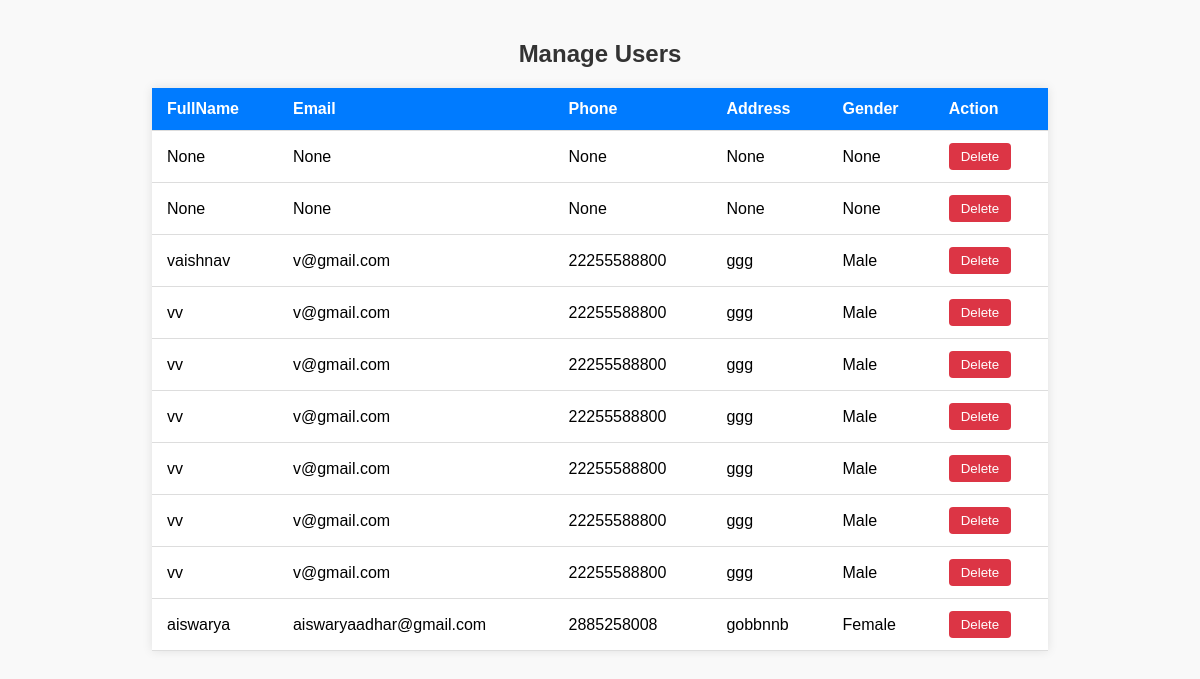
/users, run on an earlier commit of the app's database.
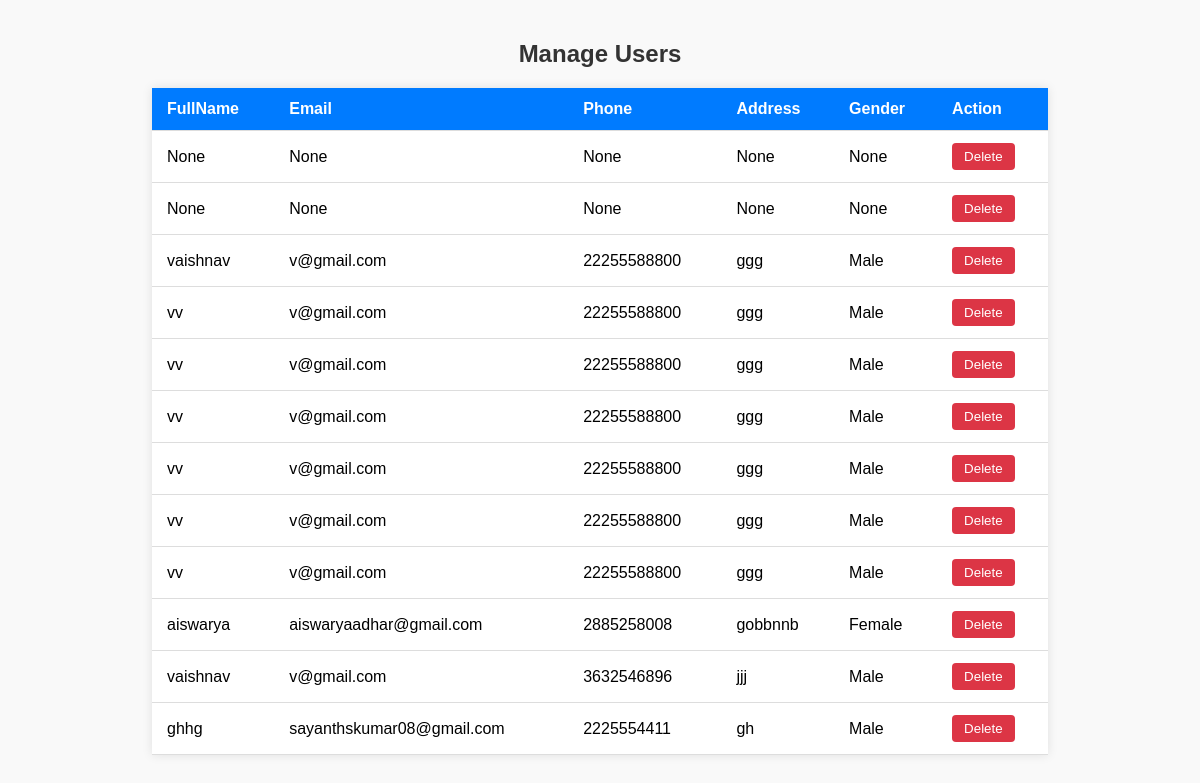
And on a later commit of the database.
### diaryapp/models.py (models this page shows)
class UserModel(models.Model):
    LOGINID = models.ForeignKey(LoginModel, on_delete=models.CASCADE, null=True, blank=True)
    FullName = models.CharField(max_length=100, null=True, blank=True)
    Email = models.CharField(max_length=100, null=True, blank=True)
    Phone = models.BigIntegerField(null=True, blank=True)
    Address = models.TextField(null=True, blank=True)
    Gender = models.CharField(null=True, blank=True, max_length=100)

### diaryapp/views.py (the view)
# urls.py: path('users',UserView.as_view(), name='users'),
class UserView(View):
     def get(self,request):
        c=UserModel.objects.all()
        return render(request,'administration/users.html',{'use':c})

### templates/administration/users.html (shortened to what this page needs)
<!DOCTYPE html>
<html lang="en">
<head>
</head>
<body>
  <h2>Manage Users</h2>
  <table id="usersTable">
    <thead>
      <tr>
        <th>FullName</th>
        <th>Email</th>
        <th>Phone</th>
        <th>Address</th>
        <th>Gender</th>
        <th>Action</th>
      </tr>
    </thead>
    <tbody>
        {% for i in use %}
      <tr>
        <td>{{i.FullName}}</td>
        <td>{{i.Email}}</td>
        <td>{{i.Phone}}</td>
        <td>{{i.Address}}</td>
        <td>{{i.Gender}}</td>
        <td><a href="/Deleteuser/{{i.LOGINID.id}}"><button onclick="deleteUser(this)">Delete</button></td></a>
      </tr>
      {% endfor %}
    </tbody>
  </table>
</body>
</html>

### templates/administration/users.html (style rules this page uses)
body { font-family: Arial, sans-serif; margin: 40px; background-color: #f9f9f9; }
h2 { text-align: center; color: #333; }
table { width: 80%; margin: 20px auto; border-collapse: collapse; background-color: #fff; box-shadow: 0 0 10px rgba(0,0,0,0.1); }
th, td { padding: 12px 15px; text-align: left; border-bottom: 1px solid #ddd; }
th { background-color: #007bff; color: white; }
button { padding: 6px 12px; background-color: #dc3545; color: white; border: none; border-radius: 4px; cursor: pointer; }

What changed in the data, as far as the page shows it:
added UserModel: FullName "vaishnav", Email "v@gmail.com", Phone "3632546896", Address "jjj", Gender "Male"
added UserModel: FullName "ghhg", Email "sayanthskumar08@gmail.com", Phone "2225554411", Address "gh", Gender "Male"
